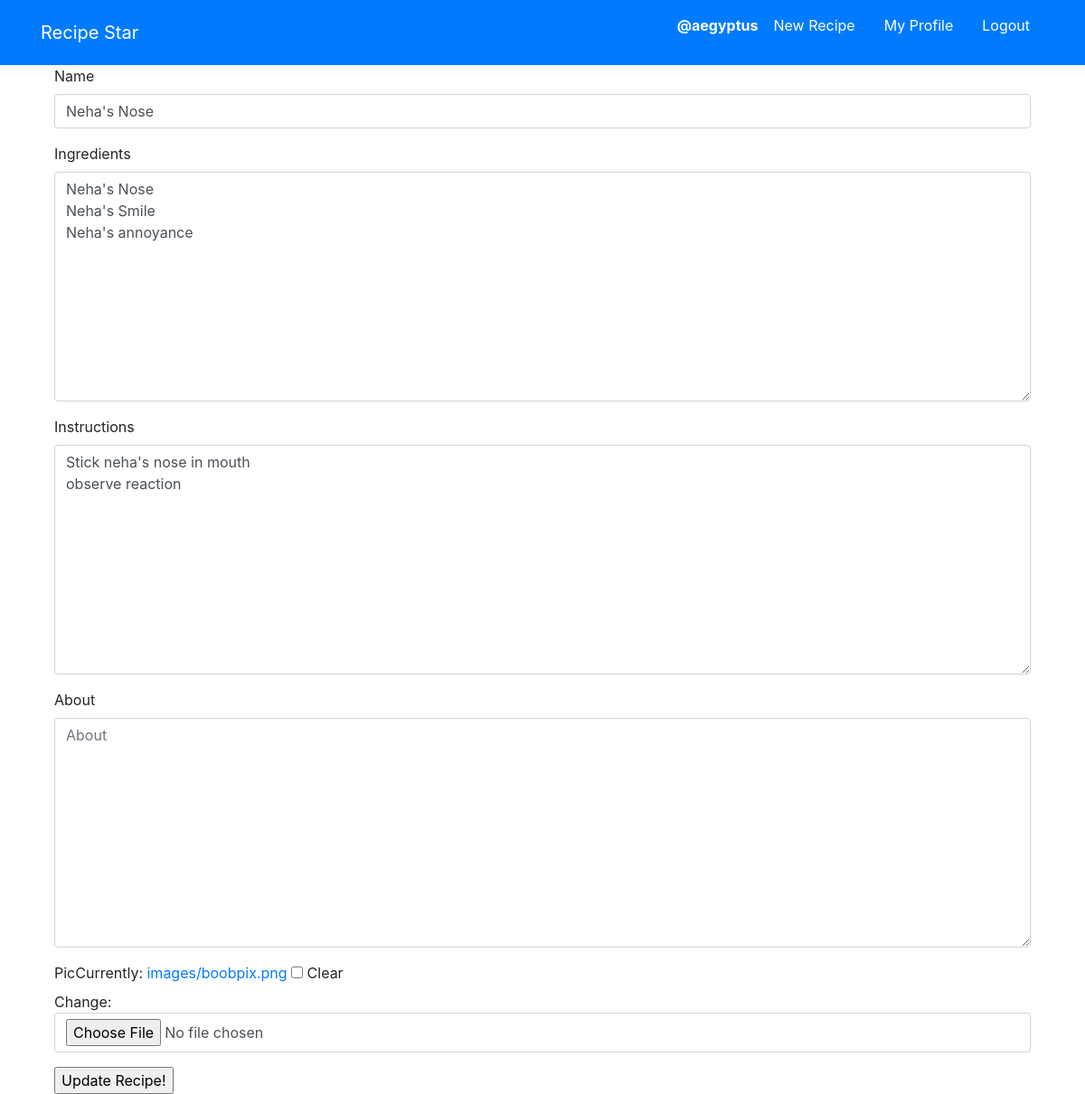
The app's page /recipies/update/5/ (signed in) with its own data.
### recipies/models.py (models this page shows, shortened)
class Recipe(models.Model):
    user = models.ForeignKey(auth.models.User, on_delete=models.CASCADE, related_name='recipes')
    name = models.CharField(max_length=100)
    instructions = models.TextField()
    ingredients = models.TextField()
    created_at = models.DateTimeField(auto_now=True)
    about = models.TextField(blank=True, default='')
    cuisine = TaggableManager()
    pic = models.ImageField(upload_to='images', null=True, blank=True)
    class Meta:
        ordering = ['-created_at']

### recipies/views.py (the view)
# urls.py: path('update/<int:pk>/', views.EditRecipeView.as_view(), name='update'),
class EditRecipeView(OwnershipMixin, generic.UpdateView, SelectRelatedMixin):
    model = models.Recipe
    select_related=('user')
    fields = ('name', 'ingredients', 'instructions', 'about', 'cuisine', 'pic')
    template_name = 'recipies/recipe_update.html'

### recipies/views.py (called while the page is built)
    def dispatch(self, request, *args, **kwargs):
        self.request = request
        self.args = args
        self.kwargs = kwargs
        current_user = request.user
        object_owner = getattr(self.get_object(), 'user')
        if current_user.username != object_owner.username:
            raise PermissionDenied
        return super(OwnershipMixin, self).dispatch(request, *args, **kwargs)

### recipies/templates/recipies/recipe_update.html (shortened to what this page needs)
{% extends 'base.html' %}
{% load bootstrap4 %}
{% block content %}
<div class="container">
  <form action="{% url 'recipies:update' pk=recipe.pk%}" method="post" enctype="multipart/form-data">
    {% bootstrap_form form %}
    <input type="submit" value="Update Recipe!">
  </form>
</div>
{% endblock %}

### templates/base.html (shortened to what this page needs)
<!DOCTYPE html>
<html>
  <head>
    <link rel="stylesheet" href="https://maxcdn.bootstrapcdn.com/bootstrap/4.0.0/css/bootstrap.min.css">
  </head>
  <body>
    <nav class='navbar navbar-light bg-primary text-white navbar-fixed-top' role='navigation' id='navbar'>
      <div class="container text-white">
        <a class='navbar-brand mynav text-white'
        href="{% url 'home' %}">Recipe Star</a>
        <ul class='nav navbar-light'>
        {% if user.is_authenticated %}
        <li class='nav-item'>
          <a class='nav-link text-white' href="{% url 'recipies:by_recipe' username=user.username %}">
          <div class="row">
            <strong>
             <p>@{{user.username}}</p>
           </strong>
          </div>
        </a>
        </li>
        <li class='nav-item'> <a class='nav-link text-white' href="{% url 'recipies:create' %}">New Recipe</a> </li>
        <li class='nav-item'> <a class='nav-link text-white' href="{% url 'recipies:by_recipe' username=user.username %}">My Profile</a> </li>
        <li class='nav-item'> <a class='nav-link text-white' href="{% url 'accounts:logout' %}">Logout</a> </li>
        {% else %}
        <li class='nav-item'> <a class='nav-link text-white' href="{% url 'accounts:signup' %}">Sign Up</a> </li>
        <li class='nav-item'> <a class='nav-link text-white' href="{% url 'accounts:login' %}">Login</a> </li>
        {% endif %}
      </ul>
      </div>
    </nav>
    <div class="container">
      {% block content %}
      {% endblock %}
    </div>
  </body>
</html>

### records on screen
Recipe: name "Neha's Nose", ingredients "Neha's Nose Neha's Smile Neha's annoyance", instructions "Stick neha's nose in mouth observe reaction"

### other values on screen
{{ user.username }} "aegyptus"
